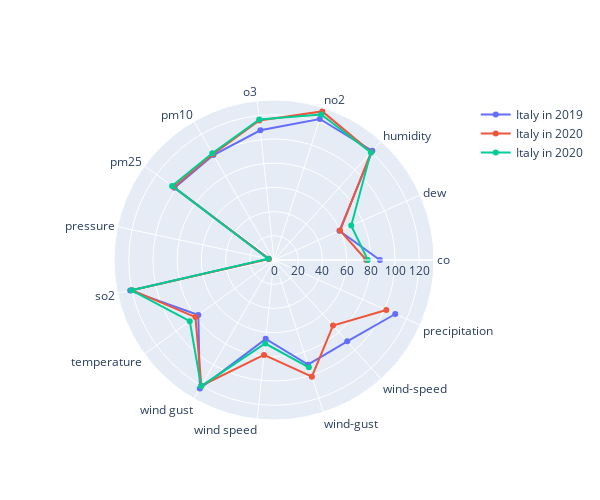

The notebook cell this image was saved under:
### Markdown cell above
# Radar chart for Italy 2019-2020-2021

### Code cell
species = ['co', 'dew', 'humidity', 'no2', 'o3', 'pm10', 'pm25', 'pressure',
       'so2', 'temperature', 'wind gust', 'wind speed', 'wind-gust',
       'wind-speed', 'precipitation', 'wd', 'aqi', 'neph', 'uvi', 'pol',
       'pm1', 'mepaqi']

fig = go.Figure()

fig.add_trace(go.Scatterpolar(
      r=[value for value in res.loc[(res['Country'] == 'IT') & (res['Year'] == '2019')]['count']],
      theta=species,
      name='Italy in 2019'
))
fig.add_trace(go.Scatterpolar(
      r=[value for value in res.loc[(res['Country'] == 'IT') & (res['Year'] == '2020')]['count']],
      theta=species,
      name='Italy in 2020'
))
fig.add_trace(go.Scatterpolar(
      r=[value for value in res.loc[(res['Country'] == 'IT') & (res['Year'] == '2021')]['count']],
      theta=species,
      name='Italy in 2020'
))


fig.update_layout(
  width=600,
    height=500,
  polar=dict(
    radialaxis=dict(
      visible=True,
    )),
  showlegend=True
)



#fig.show()

### Figure 1 — Plotly figure (JSON) as saved in the notebook; plotly's stock layout.template omitted (floating-point values rounded to 4 significant figures)
{"data": [{"name": "Italy in 2019", "r": [87.47, 59.18, 121.4, 122.5, 107.7, 100.1, 101.5, 4.492, 121.5, 77.29, 122.5, 65.5, 90.92, 90.44, 109.7], "theta": ["co", "dew", "humidity", "no2", "o3", "pm10", "pm25", "pressure", "so2", "temperature", "wind gust", "wind speed", "wind-gust", "wind-speed", "precipitation", "wd", "aqi", "neph", "uvi", "pol", "pm1", "mepaqi"], "type": "scatterpolar"}, {"name": "Italy in 2020", "r": [76.24, 59.76, 119.9, 129.1, 115.9, 100.9, 102.5, 4.324, 119.9, 80.24, 120.0, 78.83, 101.3, 72.85, 101.5], "theta": ["co", "dew", "humidity", "no2", "o3", "pm10", "pm25", "pressure", "so2", "temperature", "wind gust", "wind speed", "wind-gust", "wind-speed", "precipitation", "wd", "aqi", "neph", "uvi", "pol", "pm1", "mepaqi"], "type": "scatterpolar"}, {"name": "Italy in 2020", "r": [77.54, 69.86, 119.6, 126.3, 116.7, 101.9, 104.1, 4.971, 120.3, 86.03, 120.4, 69.39, 93.19], "theta": ["co", "dew", "humidity", "no2", "o3", "pm10", "pm25", "pressure", "so2", "temperature", "wind gust", "wind speed", "wind-gust", "wind-speed", "precipitation", "wd", "aqi", "neph", "uvi", "pol", "pm1", "mepaqi"], "type": "scatterpolar"}], "layout": {"height": 500, "polar": {"radialaxis": {"visible": true}}, "showlegend": true, "width": 600}}
